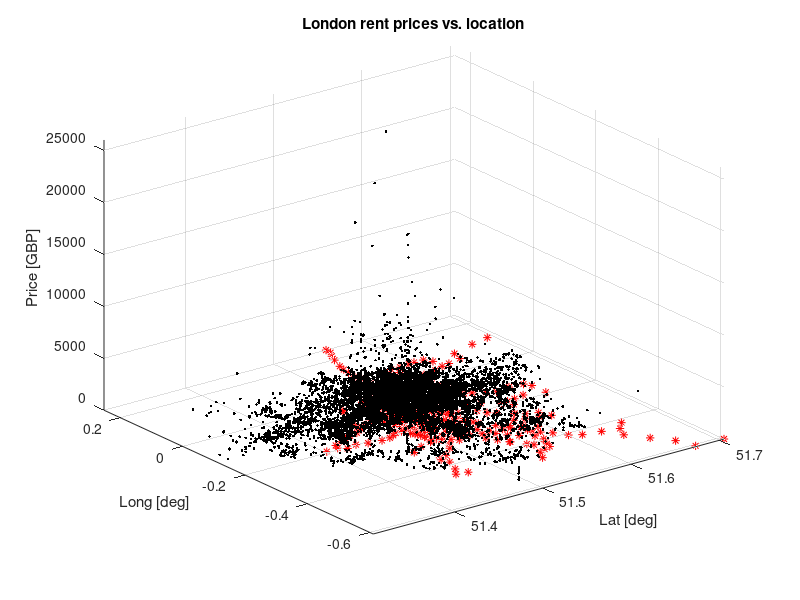

Write MATLAB code to recreate this figure. (Note: this script raises an error after producing the figure.)
 % 1 set up environment - clear and load data -----------------------------
clearvars;
close all;

load('rentRegressionData');


% 2 examine data - plot it ------------------------------------------------
% figure
% plot(Prices.rent_latLong(:,1), Prices.rent_latLong(:, 2),'x', 'MarkerSize', 10)
% xlabel('Lat [deg]');
% ylabel('Long [deg]');
% title('Location of prices');

% 3 clean data ------------------------------------------------------------
% set up area of interests
latMAX = 51.7; latMIN = 51.3;
longMAX = 0.3; longMIN = -0.6;
[rr,cc] = size(Prices.rent_latLong); % [#Rows, #Columns] 
filteredPrices = struct;
filteredPrices.location = [];
filteredPrices.price = [];
for ii = 1 : rr % loop over rows of rent_latLong matrix
    lat = Prices.rent_latLong(ii,1);
    long = Prices.rent_latLong(ii,2);
    if ( lat>=latMIN && lat<=latMAX && ...
            long>=longMIN && long<=longMAX )
        filteredPrices.location = [filteredPrices.location; ...
            lat, long];
        filteredPrices.price = [filteredPrices.price; ...
            Prices.prices(ii,1)];
    end
end

% create plot to re-examine the data
% figure
% plot3(filteredPrices.location(:, 1), filteredPrices.location(:, 2), ...
%         filteredPrices.price, 'x');
% axis tight;
% grid on;
% xlabel('Lat [deg]');
% ylabel('Long [deg]');
% zlabel('Price [GBP]');
% title('London rent prices vs. location');

% try to add my location to plot
myLat = 51.5142;
myLong = -0.0931;

figure
% plot3(filteredPrices.location(:, 1), filteredPrices.location(:, 2), ...
%         filteredPrices.price, 'x');
% hold on;
% plot3(myLat, myLong, 0, '*', 'MarkerEdgeColor', 'r', 'MarkerFaceColor', 'r');    

% Q1 try to add tube locations to the plot ---------------
plot3(filteredPrices.location(:, 1), filteredPrices.location(:, 2), ...
        filteredPrices.price, 'k.');
hold on;
plot3(Tube.latLong(:, 1), Tube.latLong(:, 2), ...
        zeros(size(Tube.latLong, 1), 1), 'r*');
axis tight;
grid on;
xlabel('Lat [deg]');
ylabel('Long [deg]');
zlabel('Price [GBP]');
title('London rent prices vs. location');    
    
% 4 - randomly shuffle data for supervised learning -----------------------
[numDataPts, temp] = size(filteredPrices.price);

elems = randperm(numDataPts)';
half = floor(numDataPts/2)';

train = elems(1:half);
test = elems((half+1):end);

train_Input = filteredPrices.location(train, :);
train_Output = filteredPrices.price(train, :);

test_Input = filteredPrices.location(test, :);
test_Output = filteredPrices.price(test, :);

% Q2 - try to set up n-fold cross validation
 % set up n for n-fold
n = 5; % split in to 5 blocks

% scatter row positions
pos = randperm(numDataPts)';

% bin rows in to n partitions
edges = round(linspace(1, numDataPts, n+1));

% partition
for i = 1:n
    if i < n
        test_idx = edges(i):edges(i+1)-1;
    else
        test_idx = edges(i):edges(i+1);
    end
    
    train_idx = setdiff(1:numDataPts, test_idx);
    
    test_Input = filteredPrices.location(test_idx, :);
    test_Output = filteredPrices.price(test_idx, :);
    
    train_Input = filteredPrices.location(train_idx, :);
    train_Output = filteredPrices.price(train_idx, :);
    
    param = trainRegressor(train_Input, train_Output);
end

    
